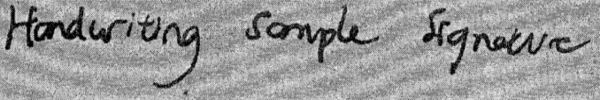
%> input picture ImgOrig.png, 600 x 100 px
$ octave UseBaImg.m   (GNU Octave 9; MATLAB toolbox functions it lacks are replaced by stand-ins)
%> lines starting %> are read from the running program, lines starting %| are printed output that depends on the picture
### bat_algorithm_image.m

% Usage: bat_algorithm_image_image([20 1000 0.5 0.5]);                 %


% -------------------------------------------------------------------
% Implimented based on the following papers:                        %
% (Citation details):                                               %
% 1) Yang X.-S., A new metaheuristic bat-inspired algorithm,        %
%    in: Nature Inspired Cooperative Strategies for Optimization    %
%    (NISCO 2010) (Eds. J. R. Gonzalez et al.), Studies in          %
%    Computational Intelligence, Springer, vol. 284, 65-74 (2010).  %
% 2) Yang X.-S., Nature-Inspired Metaheuristic Algorithms,          %
%    Second Edition, Luniver Presss, Frome, UK. (2010).             %
% 3) Yang X.-S. and Gandomi A. H., Bat algorithm: A novel           %
%    approach for global engineering optimization,                  %
%    Engineering Computations, Vol. 29, No. 5, pp. 464-483 (2012).  %
% -------------------------------------------------------------------


% Main programs starts here
%function [best,fmin,psnrc,N_iter]=bat_algorithm_image(para,hi,lamda,gamma,dh,sm)
function [best,fmin,psnrc,N_iter]=bat_algorithm_image(n,N_gen,A,r,hi,lamda,gamma,dh,sm)
% Display help
% help bat_algorithm_image_image.m

if nargin<1
    n = 25;
end


% [9 lines of commented-out code are left out]
n=30;
N=10;
A=0.5;
r=0.5;


% You should change these values if necessary
Qmin=0;         % Frequency minimum
Qmax=2;         % Frequency maximum
% Iteration parameters
N_iter=30;       % Total number of function evaluations
% Dimension of the search variables
d=256;           % Number of dimensions
% Lower limit/bounds/ a vector
%Lb=-2*ones(1,d);
% Upper limit/bounds/ a vector
%Ub=2*ones(1,d);
% Initializing arrays
Q=zeros(n,1);   % Frequency
v=zeros(n,d);   % Velocities

number_of_solution = 256;
Lb = zeros(1,number_of_solution);
Ub = 255.*ones(1,number_of_solution);


% Initialize the population/solutions
for i=1:n,
  Sol(i,:)=Lb+(Ub-Lb).*rand(1,d);
  Fitness(i)=Fun(Sol(i,:),hi,lamda,gamma,dh,sm);
end
% Find the initial best solution
[fmin,I]=min(Fitness);
best=Sol(I,:);

% ======================================================  %
% Note: As this is a demo, here we did not implement the  %
% reduction of loudness and increase of emission rates.   %
% Interested readers can do some parametric studies       %
% and also implementation various changes of A and r etc  %
% ======================================================  %

% Start the iterations -- Bat Algorithm (essential part)  %
for t=1:N_gen,
% Loop over all bats/solutions
        for i=1:n,
          Q(i)=Qmin+(Qmin-Qmax)*rand;
          v(i,:)=v(i,:)+(Sol(i,:)-best)*Q(i);
          S(i,:)=Sol(i,:)+v(i,:);
          % Apply simple bounds/limits
          Sol(i,:)=simplebounds(Sol(i,:),Lb,Ub);
          % Pulse rate
          if rand>r
          % The factor 0.001 limits the step sizes of random walks
              S(i,:)=best+0.001*randn(1,d);
          end

     % Evaluate new solutions
           Fnew=Fun(S(i,:),hi,lamda,gamma,dh,sm);
     % Update if the solution improves, or not too loud
           if (Fnew<=Fitness(i)) & (rand<A) ,
                Sol(i,:)=S(i,:);
                Fitness(i)=Fnew;
           end

          % Update the current best solution
          if Fnew<=fmin,
                best=S(i,:);
                fmin=Fnew;
          end
        end
        N_iter=N_iter+n;
end
% Output/display
disp(['Number of evaluations: ',num2str(N_iter)]);
disp(['Best =',num2str(best),' fmin=',num2str(fmin)]);

% Application of simple limits/bounds
% [11 lines left out: function simplebounds, not called in this run]

%%%%%%%%%%%%%%%%%%%%%%%%%%%%%%%%%%%%%%%%%%%%%%%%%%%%%%%%%%%%%%%%%%%%%
% Objective function: your own objective function can be written here
% Note: When you use your own function, please remember to
%       change limits/bounds Lb and Ub (see lines 52 to 55)
%       and the number of dimension d (see line 51).
%%%%%%%%%%%%%%%%%%%%%%%%%%%%%%%%%%%%%%%%%%%%%%%%%%%%%%%%%%%%%%%%%%%%%
%function z=Fun(u)
% Sphere function with fmin=0 at (0,0,...,0)
%z=sum(u.^2);


function z = Fun(u,hi,lamda,gamma,dh,sm)
            dh = dh*transpose(u);
            dh = sum(dh);
            s1 = sum((transpose(u)-hi).^2);
            s2 = sum((transpose(u)-sm).^2);
            s3 = sum(dh.^2);
            z = s1 + lamda*s2 + gamma*s3;

%%%%% ============ end ====================================

### UseBaImg.m
%In this code, the two controlling parameters are lamda and gamma,
%increasing lamda increases contrast whereas increasing gamma,
%slowly(usually between 1000-100000) retains the overbrightness of white
%pixels.
%in original paper, the scholar hasn't used lamda in cdf function,
%hence thereby, restricting himself to increase lamda
%line 53 and 54 contains lamda and gamma respectively


% clc
clear all
for p=1:255
   for q=1:256
       if p==q
        D(p,q) = -1;
       elseif q==p+1
           D(p,q) = 1;
       else
           D(p,q) = 0;
       end
   end

end

clc

i = imread('ImgOrig.png');
%> i is the input picture: size 100x600x3 uint8; min 0, max 234, mean 152.6
r = i(:,:,1);
g = i(:,:,2);
b = i(:,:,3);
figure,imshow(i)
title('Original Image')

% [12 lines of commented-out code are left out]
[freqr xr] =  imhist(r);
%> freqr = 256 values, max 1016 at index 163, min 0 at index 233, mean 234.4; xr = 256 values from 0 to 255
[freqg xg] =  imhist(g);
%> freqg has the same summary as freqr; xg = 256 values from 0 to 255
[freqb xb] =  imhist(b);
%> freqb has the same summary as freqr; xb = 256 values from 0 to 255
size_of_image = size(r);
%> size_of_image = [100 600]
number_of_pixels = size_of_image(1)*size_of_image(2);
%> number_of_pixels = 60000

lamda = 5;%variable to determine the amount of contrast
gamma = 50000 ;


% [10 lines of commented-out code are left out]

hir = freqr;                %for R
%> hir has the same summary as freqr
[freqr,fminr] = bat_algorithm_image(20,1000, 0.5 ,0.5,hir,lamda,gamma,D,xr);
%> the loop in bat_algorithm_image, `for i=1:n,` made 30 passes
%> (s1 in Fun, s2 in Fun, z in Fun) on passes 1 to 12: (30913378.8, 3104921.6, 2.14e+09), (29947432.1, 2767222.2, 1.32e+09), (30058273.1, 2724648.7, 2.75e+09), (30394462.8, 2488153.9, 73571916.3), (30784285.6, 3263828.5, 69731729.3), (30587242, 2921421, 78873320.5), (30314016.3, 2527979.8, 166903096.6), (29330102.3, 2657466.6, 1.19e+09), (28686116.2, 2607806, 80719065.1), (29472388.2, 2599923.4, 1.71e+09), (28983309.7, 2814175.7, 571583418.7), (30056522.9, 2932317.6, 50628218.3)
%> after the loop in bat_algorithm_image, `for i=1:n,`: Fitness = 30 values, max 2.75e+09 at index 3, min 43694371.6 at index 16, mean 683812433.6
%> in bat_algorithm_image, `[fmin,I]=min(Fitness);`: fmin = 43694371.6; I = 16
%> in bat_algorithm_image, `best=Sol(I,:);`: best = 256 values, max 254.5 at index 225, min 0.401 at index 128, mean 127
%> after the loop in bat_algorithm_image, `for t=1:N_gen,`:
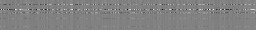
%> S: size 30x256 double; min -3244.1, max 3392.9, mean 130.5; drawn with min black and max white
%> after the loop in bat_algorithm_image, `for t=1:N_gen,`:
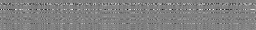
%> v: size 30x256 double; min -3279.5, max 3178, mean 3.6; drawn with min black and max white
%> after the loop in bat_algorithm_image, `for t=1:N_gen,`: Fitness = 30 values, max 37966657.8 at index 22, min 37964794.3 at index 29, mean 37965258.5; N_iter = 30030; Q = 30 values, max -0.0189 at index 26, min -1.98 at index 7, mean -0.947; best = 256 values, max 235.9 at index 48, min 26.54 at index 46, mean 127.9; fmin = 37964780.9
%| Number of evaluations: 30030
%> freqr has the same summary as best in bat_algorithm_image; fminr = 37964780.9
freqr = transpose(freqr);

hig = freqg;            %for G
%> hig has the same summary as freqr
[freqg,fming] = bat_algorithm_image(20 ,1000, 0.5 ,0.5,hig,lamda,gamma,D,xg);
%> call 2 of bat_algorithm_image, with n = 20, N_gen = 1000, A = 0.5, r = 0.5, lamda = 5, gamma = 50000
%> the loop in bat_algorithm_image (call 2), `for i=1:n,` made 30 passes
%> (s1 in Fun, s2 in Fun, z in Fun) on passes 1 to 12: (29746027, 3019637.6, 141199793.7), (29904245, 2965038.3, 756310575), (29524277.5, 2963214.7, 142700904.8), (29681662.9, 2340765.6, 212602439.9), (30866074, 2810018.4, 67726338.1), (29408918.4, 3155428.8, 130754399), (29788828.2, 2897926.2, 958483679.5), (30512850, 2783451.2, 158041012.3), (29650558.1, 2992703.6, 47005349.1), (29251406.5, 3098920.7, 48341525.2), (30942216.2, 2933483.1, 1.98e+09), (30970353.1, 3117109.5, 134523136.2)
%> after the loop in bat_algorithm_image (call 2), `for i=1:n,`: Fitness = 30 values, max 2.1e+09 at index 30, min 44486147.4 at index 13, mean 471716895.8
%> in bat_algorithm_image (call 2), `[fmin,I]=min(Fitness);`: fmin = 44486147.4; I = 13
%> in bat_algorithm_image (call 2), `best=Sol(I,:);`: best = 256 values, max 253.9 at index 140, min 0.256 at index 72, mean 129
%> after the loop in bat_algorithm_image (call 2), `for t=1:N_gen,`:
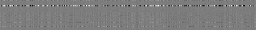
%> S: size 30x256 double; min -4048.8, max 4442, mean 124.7; drawn with min black and max white
%> after the loop in bat_algorithm_image (call 2), `for t=1:N_gen,`: Fitness = 30 values, max 40078366.2 at index 4, min 40077051.1 at index 29, mean 40077371.5; Q = 30 values, max -0.0281 at index 17, min -1.99 at index 20, mean -1.03; best = 256 values, max 225.1 at index 128, min 26.03 at index 167, mean 127.4; fmin = 40077051.1
%| Number of evaluations: 30030
%> freqg has the same summary as best in bat_algorithm_image; fming = 40077051.1
freqg = transpose(freqg);

hib = freqb;               %for B
%> hib has the same summary as freqr
[freqb,fminb] = bat_algorithm_image(20 ,1000, 0.5 ,0.5,hib,lamda,gamma,D,xb);
%> call 3 of bat_algorithm_image, with n = 20, N_gen = 1000, A = 0.5, r = 0.5, lamda = 5, gamma = 50000
%> the loop in bat_algorithm_image (call 3), `for i=1:n,` made 30 passes
%> (s1 in Fun, s2 in Fun, z in Fun) on passes 1 to 12: (29120033.6, 2782922.2, 102486253), (29639428.8, 2873017.6, 707039127.8), (28782854.9, 2629628.9, 440741073.9), (29815906.1, 2829093.7, 76863668.6), (29771353.1, 2849995.2, 720710007.7), (31689984.5, 2433178.3, 263686491.6), (28538592.6, 2556077.8, 351671606.2), (29897568.2, 2903703.1, 148574898), (29513448.9, 2951785.4, 45686130.9), (28801463.6, 2373811.6, 250578518.8), (27583119.5, 2539982.9, 75703148), (29962513, 2516018.6, 86623119.4)
%> after the loop in bat_algorithm_image (call 3), `for i=1:n,`: Fitness = 30 values, max 2.11e+09 at index 17, min 45291266.1 at index 20, mean 603610355.2
%> in bat_algorithm_image (call 3), `[fmin,I]=min(Fitness);`: fmin = 45291266.1; I = 20
%> in bat_algorithm_image (call 3), `best=Sol(I,:);`: best = 256 values, max 254.5 at index 238, min 0.231 at index 52, mean 133
%> after the loop in bat_algorithm_image (call 3), `for t=1:N_gen,`:
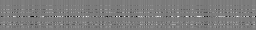
%> S: size 30x256 double; min -2651.8, max 3028.5, mean 144.2; drawn with min black and max white
%> after the loop in bat_algorithm_image (call 3), `for t=1:N_gen,`:
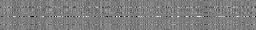
%> v: size 30x256 double; min -2792.5, max 2865.5, mean 17; drawn with min black and max white
%> after the loop in bat_algorithm_image (call 3), `for t=1:N_gen,`: Fitness = 30 values, max 37924172.9 at index 19, min 37890038.5 at index 11, mean 37895387.3; Q = 30 values, max -0.024 at index 12, min -1.84 at index 20, mean -0.84; best = 256 values, max 235.5 at index 228, min 19.52 at index 69, mean 133.2; fmin = 37889878.7
%| Number of evaluations: 30030
%> freqb has the same summary as best in bat_algorithm_image; fminb = 37889878.7
freqb = transpose(freqb);
for n = 0:1:255                     %probablity Density Function
    p(n+1,1) = freqr(n+1,1)/number_of_pixels;
end
%> after the loop, p = 256 values, max 0.00393 at index 48, min 0.000442 at index 46, mean 0.00213

cr = zeros(256,1); %cumulative density function
cg = zeros(256,1);
cb = zeros(256,1);

cr(1,1) = freqr(1,1);
cg(1,1) = freqg(1,1);
cb(1,1) = freqb(1,1);

for n = 1:1:255
    cr(n+1,1) = cr(n,1) + freqr(n+1,1);
    cg(n+1,1) = cg(n,1) + freqg(n+1,1);
    cb(n+1,1) = cb(n,1) + freqb(n+1,1);
end
%> after the loop, cb = 256 values from 76.68 to 34107.5; cg = 256 values from 224.7 to 32603.8; cr = 256 values from 137.2 to 32751.2

for n = 0:1:255
    cr(n+1,1) = cr(n+1,1)/number_of_pixels;
    cg(n+1,1) = cg(n+1,1)/number_of_pixels;
    cb(n+1,1) = cb(n+1,1)/number_of_pixels;
end
%> after the loop, cb = 256 values from 0.00128 to 0.568; cg = 256 values from 0.00374 to 0.543; cr = 256 values from 0.00229 to 0.546

cdfr = (lamda+1)*(255.*cr + 0.5);
%> cdfr = 256 values from 6.5 to 838.2
cdfg = (lamda+1)*(255.*cg + 0.5);
%> cdfg = 256 values from 8.73 to 834.4
cdfb = (lamda+1)*(255.*cb + 0.5);
%> cdfb = 256 values from 4.96 to 872.7
cdfr = round(cdfr);
%> cdfr = 256 values from 6 to 838
cdfg = round(cdfg);
%> cdfg = 256 values from 9 to 834
cdfb = round(cdfb);
%> cdfb = 256 values from 5 to 873

%main Image
main_image = uint8(zeros(size_of_image(1),size_of_image(2),3));
c = 1;
    for l = 1:size_of_image(1)
        for w = 1:size_of_image(2)
             main_image(l,w,c) = cdfr(r(l,w)+1,1);
             main_image(l,w,c+1) = cdfg(g(l,w)+1,1);
             main_image(l,w,c+2) = cdfb(b(l,w)+1,1);
        end
    end
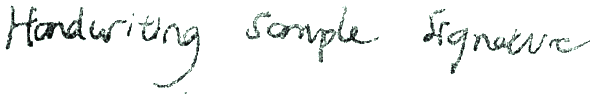
%> main_image: size 100x600x3 uint8; mean R, G, B 243, 244.2, 243.7


figure, imshow(main_image),title('Histogram Modified')
figure, hist(main_image(:,:,1),xr);
%> (the run ends here)
